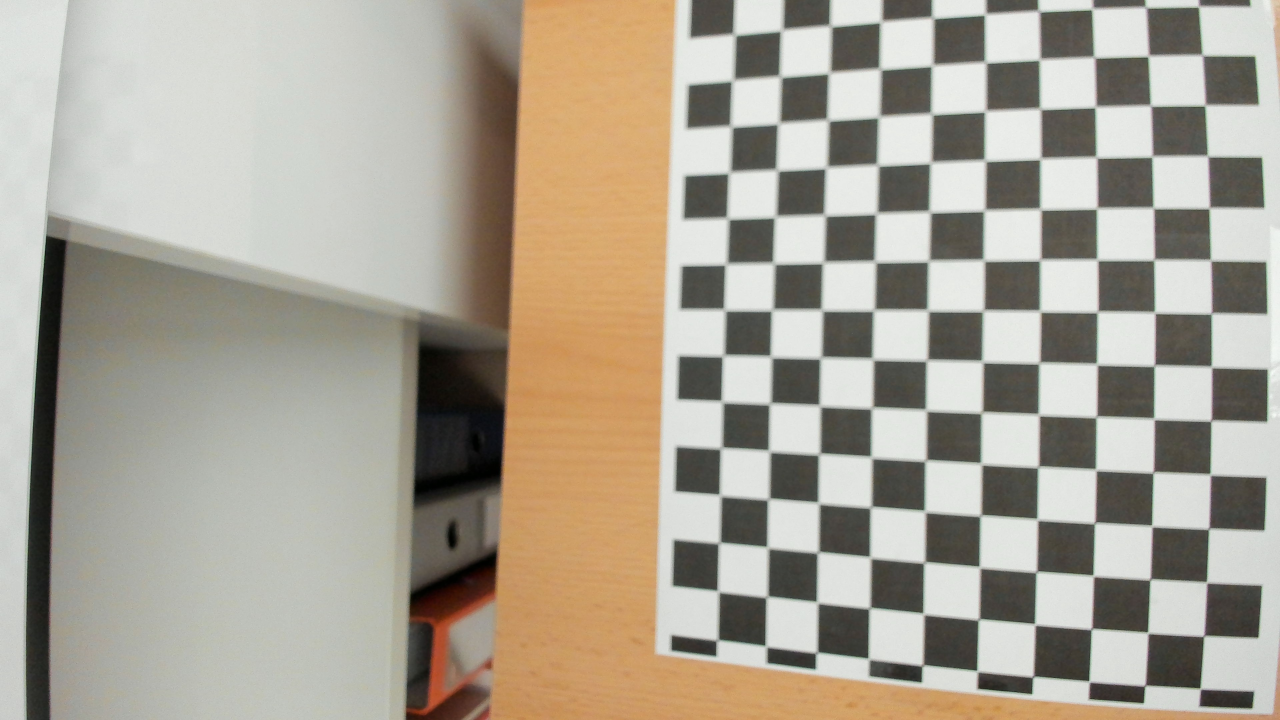
#> input picture data/left (1).jpg, 3840 x 2160 px (shown at 1/3 size); its folder holds 5 pictures in this run
$ python camera_calib.py
#> lines starting #> are read from the running program, lines starting #| are printed output that depends on the picture
import glob

import cv2
import numpy as np

# Define the chess board rows and columns
rows = 10
cols = 15
# Set the termination criteria for the corner sub-pixel algorithm
criteria = (cv2.TERM_CRITERIA_MAX_ITER + cv2.TERM_CRITERIA_EPS, 30, 0.001)

# Prepare the object points: (0,0,0), (1,0,0), (2,0,0), ..., (6,5,0). They are the same for all images
objectPoints = np.zeros((rows * cols, 3), np.float32)
objectPoints[:, :2] = np.mgrid[0:rows, 0:cols].T.reshape(-1, 2)

# Create the arrays to store the object points and the image points
objectPointsArray = []
imgPointsArray = []
# Loop over the image files
for path in glob.glob('data/left*.jpg'):
    # Load the image and convert it to gray scale
    img = cv2.imread(path)
#> img is the input picture: shape (2160, 3840, 3); mean B, G, R 148.6, 162.1, 169.2
    gray = cv2.cvtColor(img, cv2.COLOR_BGR2GRAY)
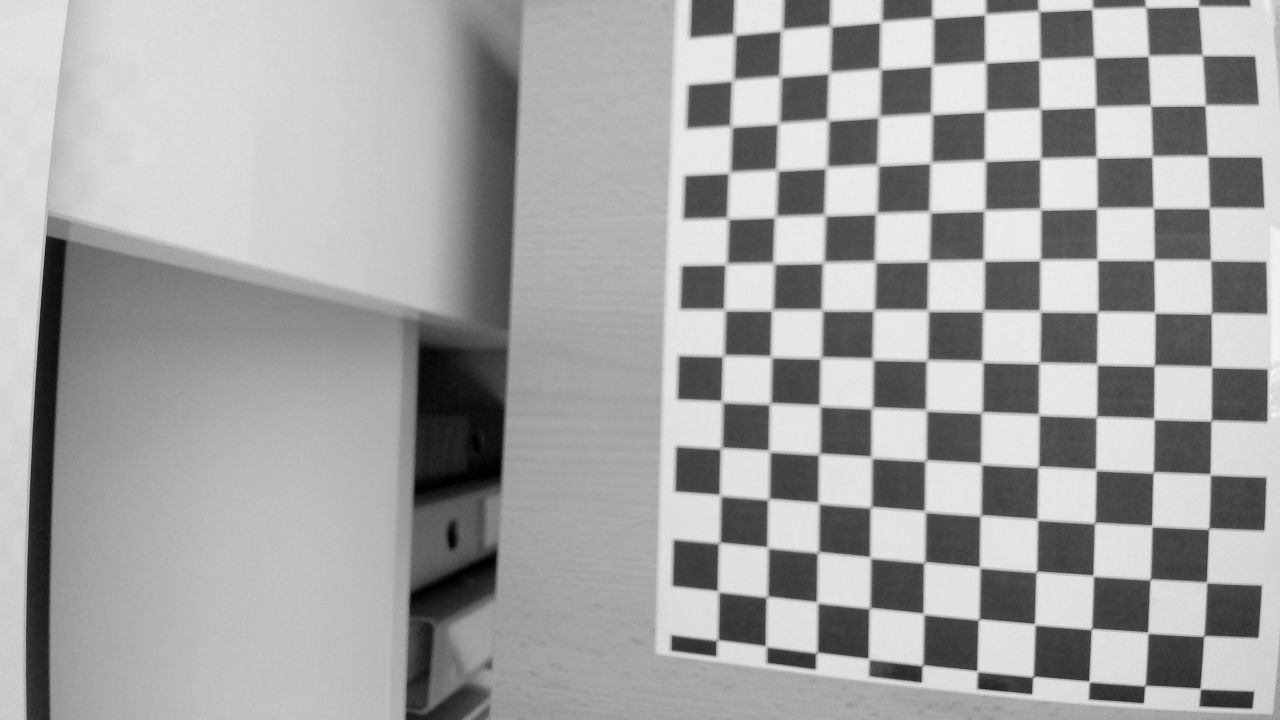
#> gray: shape (2160, 3840) (shown at 1/3 size); min 0, max 251, mean 162.7

    # Find the chess board corners
    ret, corners = cv2.findChessboardCorners(gray, (rows, cols), None)
#> ret = False; corners = None

    # Make sure the chess board pattern was found in the image
    if ret:
        print(path)
        # Refine the corner position
        corners = cv2.cornerSubPix(gray, corners, (11, 11), (-1, -1), criteria)

        # Add the object points and the image points to the arrays
        objectPointsArray.append(objectPoints)
        imgPointsArray.append(corners)
#> pass 2 of the loop `for path in glob.glob('data/left*.jpg'):`:
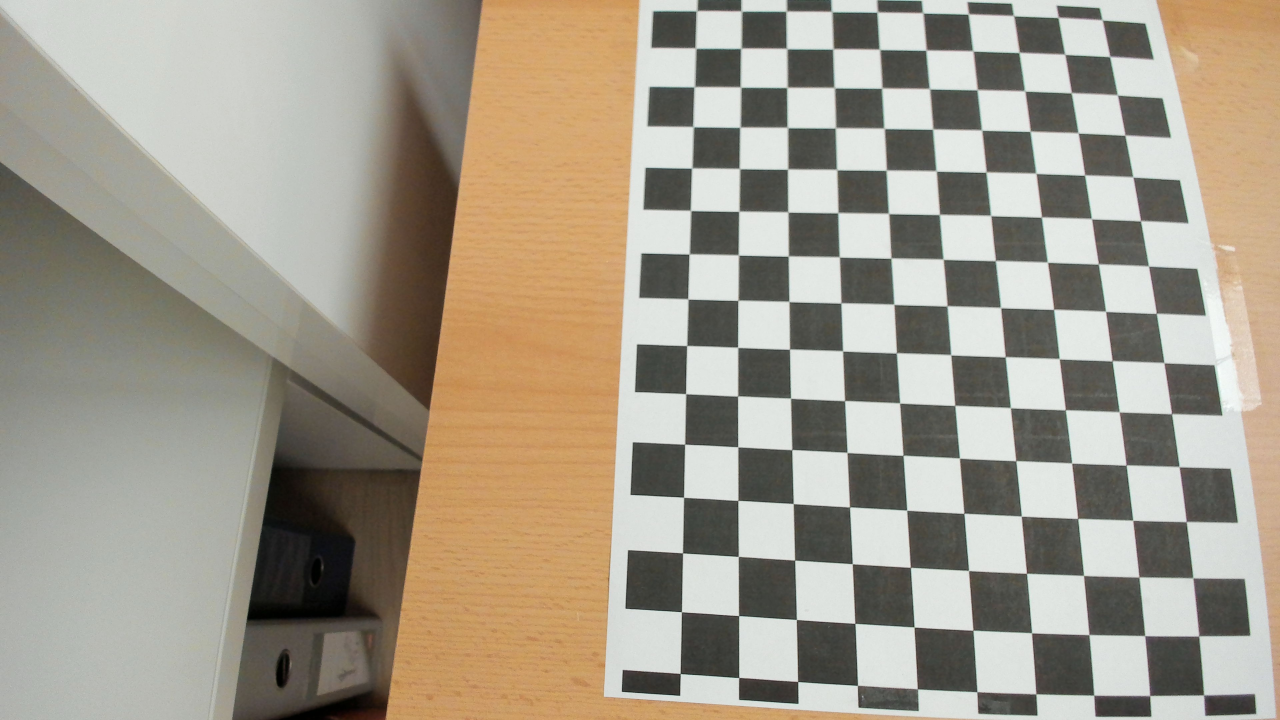
#> input picture data/left (10).jpg, 3840 x 2160 px (shown at 1/3 size)
#> img is the input picture: shape (2160, 3840, 3); mean B, G, R 139, 153.9, 161.8
#> `gray = cv2.cvtColor(img, cv2.COLOR_BGR2GRAY)`:
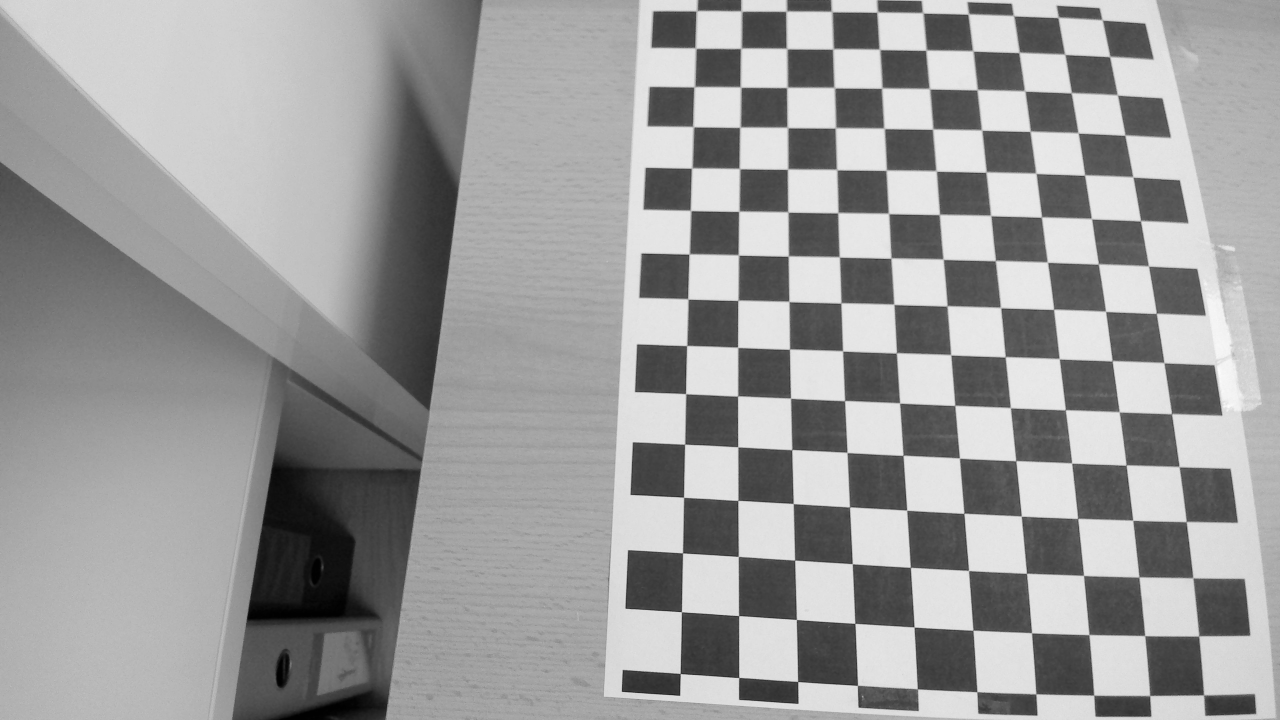
#> gray: shape (2160, 3840) (shown at 1/3 size); min 0, max 255, mean 154.6
#> `ret, corners = cv2.findChessboardCorners(gray, (rows, cols), None)`: ret = True; corners = 150 rows, first 8: [3612, 2085], [3450.2, 2085], [3280.7, 2085.7], [3108.5, 2082.5], [2931.4, 2075.8], [2752.9, 2067], [2572.6, 2056.8], [2393.7, 2045.5]
#> `corners = cv2.cornerSubPix(gray, corners, (11, 11), (-1, -1), criteria)`: corners = 150 rows, first 8: [3611.7, 2086], [3449.8, 2087.6], [3282.3, 2086.5], [3108.7, 2082.5], [2931.5, 2076.1], [2753.2, 2067.7], [2573, 2057.1], [2394.2, 2045.4]
#> pass 3 of the loop `for path in glob.glob('data/left*.jpg'):`:
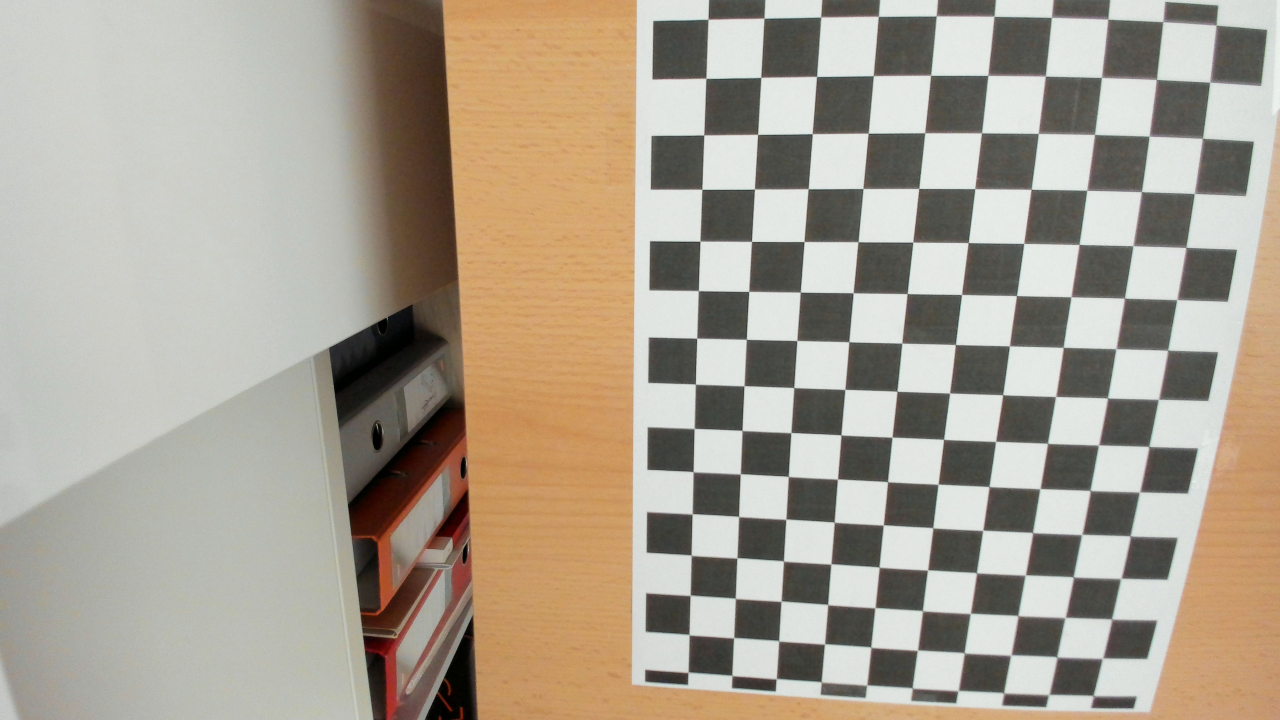
#> input picture data/left (11).jpg, 3840 x 2160 px (shown at 1/3 size)
#> img is the input picture: shape (2160, 3840, 3); mean B, G, R 146, 160.3, 169.4
#> `gray = cv2.cvtColor(img, cv2.COLOR_BGR2GRAY)`:
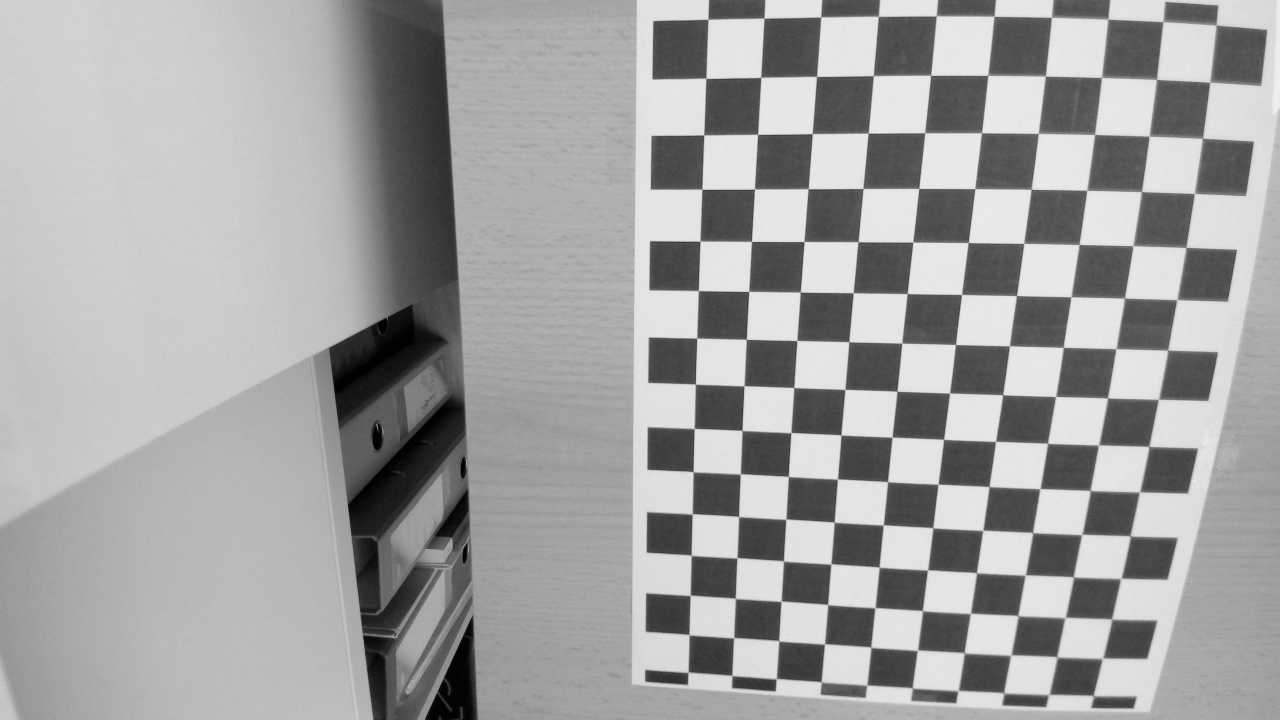
#> gray: shape (2160, 3840) (shown at 1/3 size); min 0, max 247, mean 161.4
#> `ret, corners = cv2.findChessboardCorners(gray, (rows, cols), None)`: corners = 150 rows, first 8: [3280, 2090], [3147.5, 2085], [3012.5, 2080.5], [2876.5, 2073.5], [2737.2, 2062.5], [2601, 2056], [2464.2, 2044.6], [2328.8, 2039.7]
#> `corners = cv2.cornerSubPix(gray, corners, (11, 11), (-1, -1), criteria)`: corners = 150 rows, first 8: [3280.3, 2087.1], [3146.9, 2084.3], [3012.2, 2079.9], [2875.3, 2072.6], [2737.4, 2064.5], [2601.7, 2055.4], [2464.3, 2046.3], [2329.8, 2037]
#> the loop made 5 passes; the first 3 are shown

# Calibrate the camera and save the results
ret, mtx, dist, rvecs, tvecs = cv2.calibrateCamera(objectPointsArray, imgPointsArray, gray.shape[::-1], None, None)
np.savez('data/calib.npz', mtx=mtx, dist=dist, rvecs=rvecs, tvecs=tvecs, shape=img.shape[:2])

# Print the camera calibration error
error = 0

for i in range(len(objectPointsArray)):
    imgPoints, _ = cv2.projectPoints(objectPointsArray[i], rvecs[i], tvecs[i], mtx, dist)
    error += cv2.norm(imgPointsArray[i], imgPoints, cv2.NORM_L2) / len(imgPoints)

print("Total error: ", error / len(objectPointsArray))

# Load one of the test images
img = cv2.imread('data/left (9).jpg')
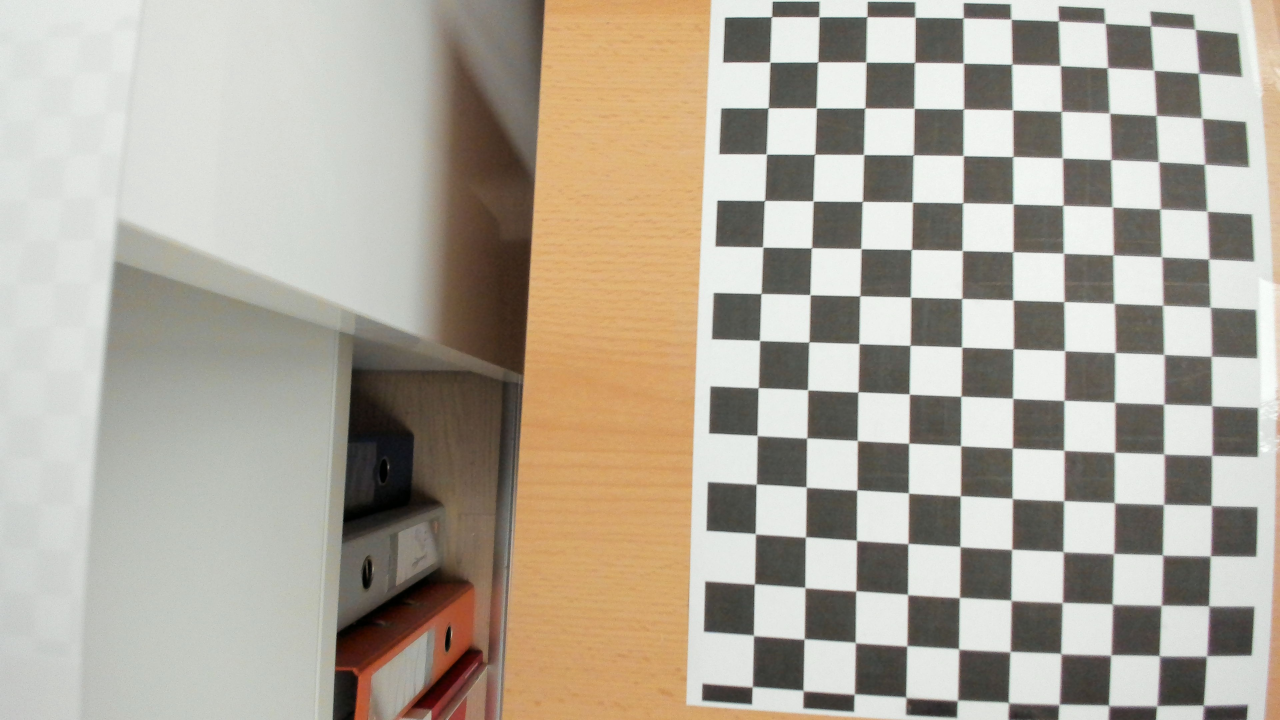
#> input picture data/left (9).jpg, 3840 x 2160 px (shown at 1/3 size)
#> img is the input picture: shape (2160, 3840, 3); mean B, G, R 154.4, 167.5, 175.3
h, w = img.shape[:2]
#> h = 2160; w = 3840

# Obtain the new camera matrix and undistort the image
newCameraMtx, roi = cv2.getOptimalNewCameraMatrix(mtx, dist, (w, h), 1, (w, h))
undistortedImg = cv2.undistort(img, mtx, dist, None, newCameraMtx)
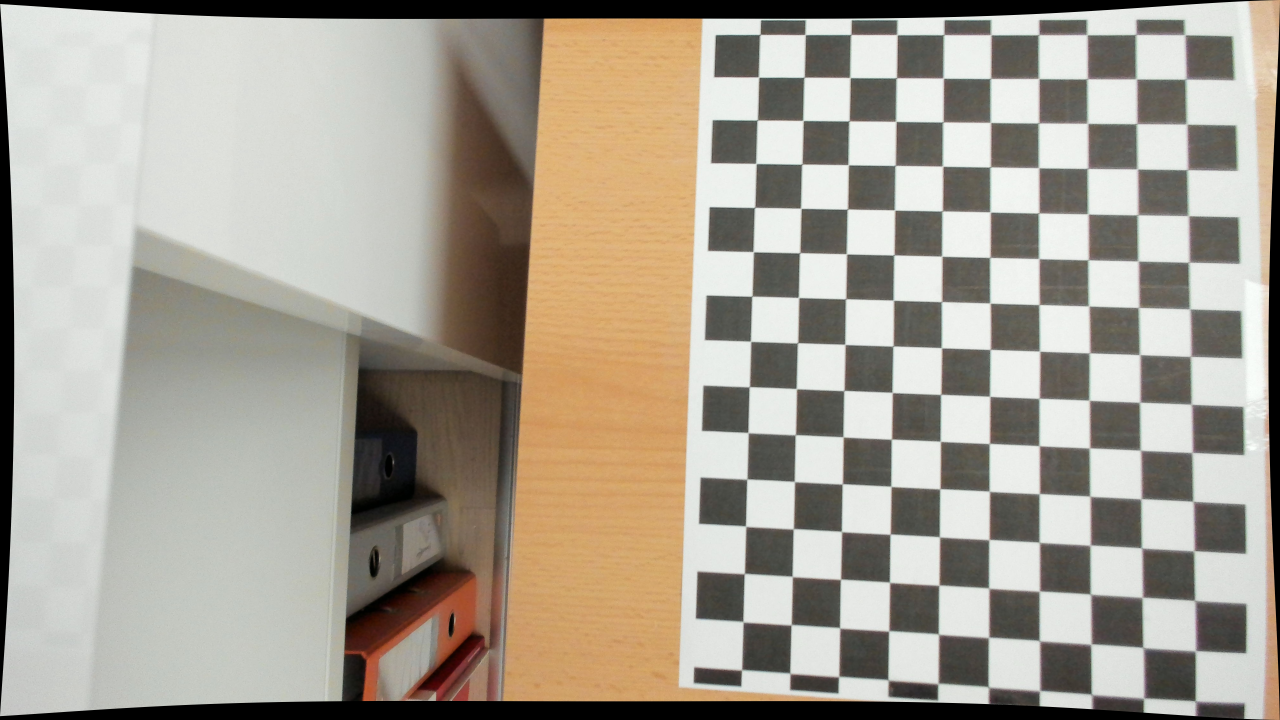
#> undistortedImg: shape (2160, 3840, 3) (shown at 1/3 size); mean B, G, R 147.2, 159.4, 166.5

# Crop the undistorted image
#x, y, w, h = roi
#undistortedImg = undistortedImg[y:y + h, x:x + w]

# Display the final result
cv2.imshow('chess board',  undistortedImg)
cv2.waitKey(0)
cv2.destroyAllWindows()
